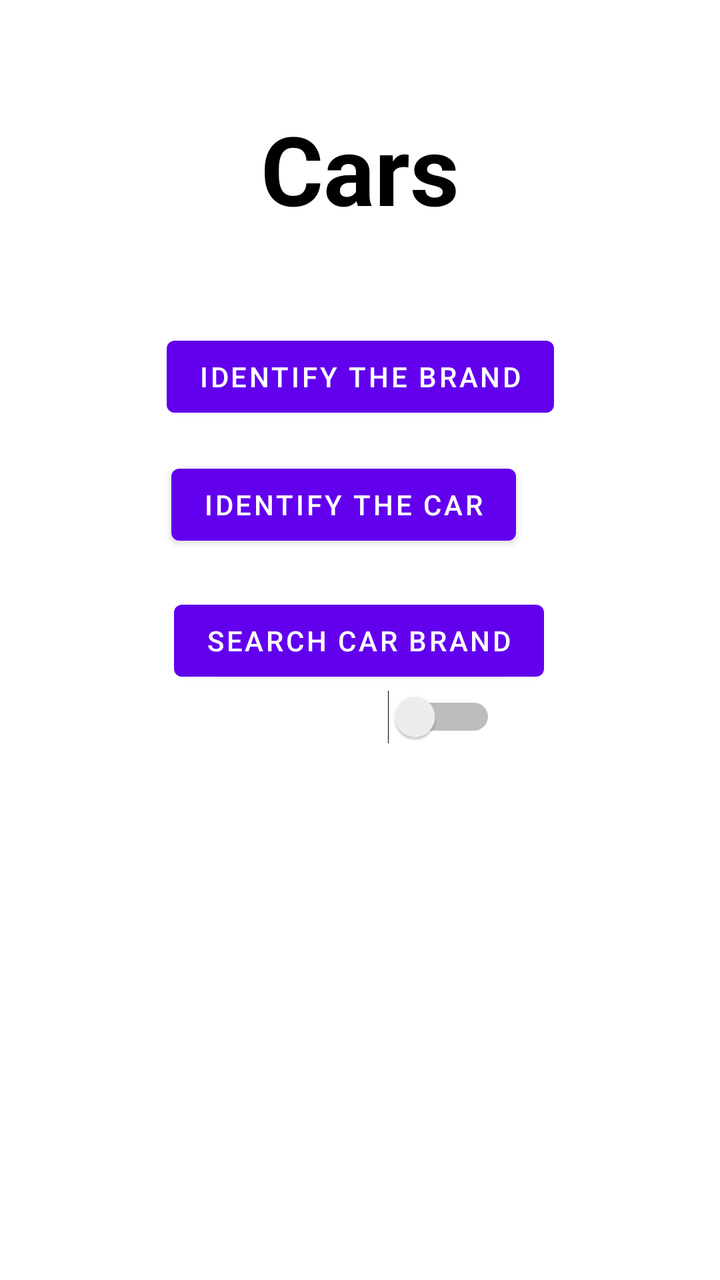
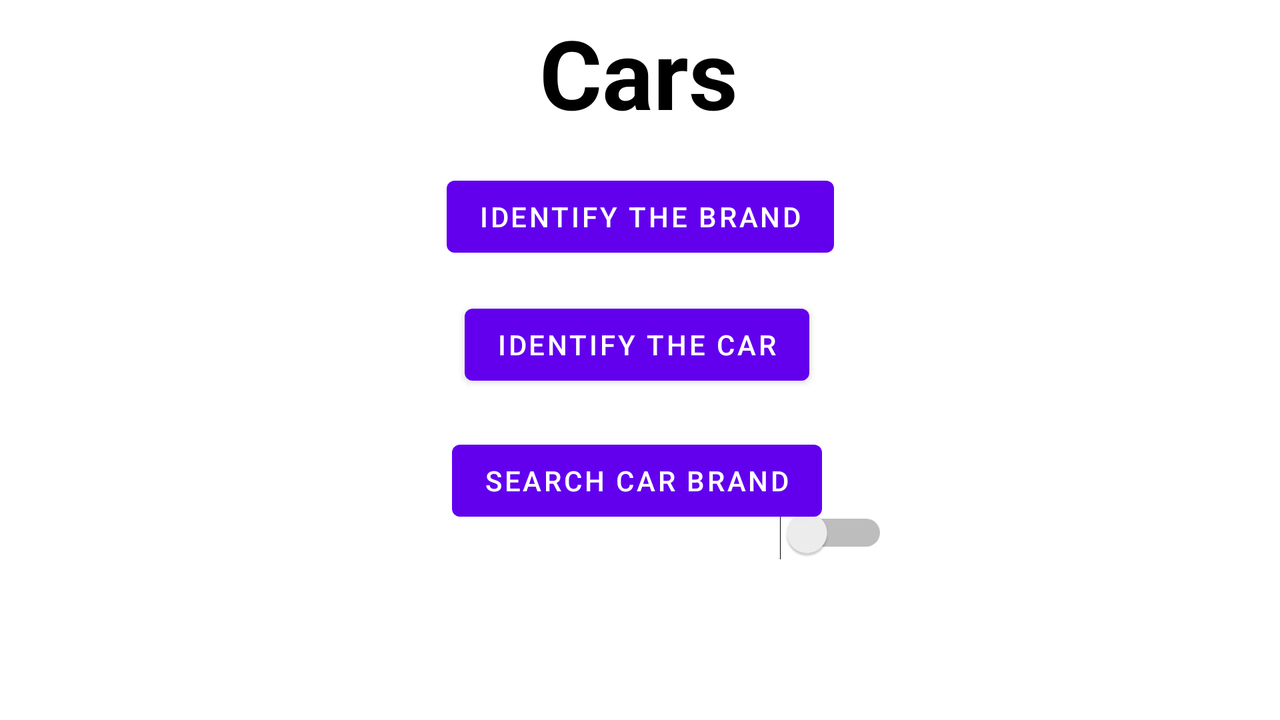

The same Android screen from two of the app's own layout files: first res/layout/ as a phone draws it, then the repository's variant for another configuration, drawn on a device whose configuration selects that folder. Both files follow.
<!-- AndroidManifest.xml: application theme Theme.Assignment1Take2 -->
<!-- res/layout/activity_main.xml -->
<?xml version="1.0" encoding="utf-8"?>
<androidx.constraintlayout.widget.ConstraintLayout xmlns:android="http://schemas.android.com/apk/res/android"
    xmlns:app="http://schemas.android.com/apk/res-auto"
    xmlns:tools="http://schemas.android.com/tools"
    android:layout_width="match_parent"
    android:layout_height="match_parent"
    tools:context=".MainActivity">

    <TextView
        android:id="@+id/txtCarsHeading"
        android:layout_width="wrap_content"
        android:layout_height="wrap_content"
        android:layout_marginTop="52dp"
        android:text="Cars"
        android:textColor="#000000"
        android:textSize="48sp"
        android:textStyle="bold"
        app:layout_constraintEnd_toEndOf="parent"
        app:layout_constraintStart_toStartOf="parent"
        app:layout_constraintTop_toTopOf="parent" />

    <Button
        android:id="@+id/btnIdentifyBrand"
        android:layout_width="wrap_content"
        android:layout_height="wrap_content"
        android:layout_marginTop="48dp"
        android:onClick="goIdentifyBrand"
        android:text="Identify the Brand"
        app:layout_constraintEnd_toEndOf="parent"
        app:layout_constraintStart_toStartOf="parent"
        app:layout_constraintTop_toBottomOf="@+id/txtCarsHeading" />

    <Button
        android:id="@+id/btnIdentifyCar"
        android:layout_width="wrap_content"
        android:layout_height="wrap_content"
        android:layout_marginTop="16dp"
        android:onClick="goIdentifyCar"
        android:text="Identify the Car"
        app:layout_constraintEnd_toEndOf="parent"
        app:layout_constraintHorizontal_bias="0.456"
        app:layout_constraintStart_toStartOf="parent"
        app:layout_constraintTop_toBottomOf="@+id/btnIdentifyBrand" />

    <Button
        android:id="@+id/btnSearchBrand"
        android:layout_width="wrap_content"
        android:layout_height="wrap_content"
        android:layout_marginTop="20dp"
        android:onClick="goSearchBrands"
        android:text="Search Car Brand"
        app:layout_constraintEnd_toEndOf="parent"
        app:layout_constraintHorizontal_bias="0.497"
        app:layout_constraintStart_toStartOf="parent"
        app:layout_constraintTop_toBottomOf="@+id/btnIdentifyCar" />

    <Switch
        android:id="@+id/toggleSwitch"
        android:layout_width="wrap_content"
        android:layout_height="wrap_content"
        android:layout_marginEnd="112dp"
        android:layout_marginRight="112dp"
        android:layout_marginBottom="268dp"
        app:layout_constraintBottom_toBottomOf="parent"
        app:layout_constraintEnd_toEndOf="parent" />

    <TextView
        android:id="@+id/txtCounter2"
        android:layout_width="wrap_content"
        android:layout_height="wrap_content"
        android:layout_marginBottom="152dp"
        app:layout_constraintBottom_toBottomOf="parent"
        app:layout_constraintEnd_toEndOf="parent"
        app:layout_constraintHorizontal_bias="0.498"
        app:layout_constraintStart_toStartOf="parent" />

</androidx.constraintlayout.widget.ConstraintLayout>
<!-- resources referenced by this layout -->
<resources>
  <style name="Theme.Assignment1Take2" parent="Theme.MaterialComponents.DayNight.NoActionBar">
          
          <item name="colorPrimary">@color/purple_500</item>
          <item name="colorPrimaryVariant">@color/purple_700</item>
          <item name="colorOnPrimary">@color/white</item>
          
          <item name="colorSecondary">@color/teal_200</item>
          <item name="colorSecondaryVariant">@color/teal_700</item>
          <item name="colorOnSecondary">@color/black</item>
          
          <item name="android:statusBarColor" tools:targetApi="l">?attr/colorPrimaryVariant</item>
          
      </style>
</resources>
<!-- res/layout-land/activity_main.xml (the repository's variant of the layout above) -->
<!-- drawn on the phone turned sideways -->
<?xml version="1.0" encoding="utf-8"?>
<androidx.constraintlayout.widget.ConstraintLayout xmlns:android="http://schemas.android.com/apk/res/android"
    xmlns:app="http://schemas.android.com/apk/res-auto"
    xmlns:tools="http://schemas.android.com/tools"
    android:layout_width="match_parent"
    android:layout_height="match_parent"
    tools:context=".MainActivity">

    <Switch
        android:id="@+id/toggleSwitch"
        android:layout_width="wrap_content"
        android:layout_height="wrap_content"
        android:layout_marginEnd="196dp"
        android:layout_marginRight="196dp"
        android:layout_marginBottom="80dp"
        app:layout_constraintBottom_toBottomOf="parent"
        app:layout_constraintEnd_toEndOf="parent" />

    <TextView
        android:id="@+id/txtCarsHeading"
        android:layout_width="wrap_content"
        android:layout_height="wrap_content"
        android:layout_marginTop="4dp"
        android:text="Cars"
        android:textColor="#000000"
        android:textSize="48sp"
        android:textStyle="bold"
        app:layout_constraintEnd_toEndOf="parent"
        app:layout_constraintHorizontal_bias="0.499"
        app:layout_constraintStart_toStartOf="parent"
        app:layout_constraintTop_toTopOf="parent" />

    <Button
        android:id="@+id/btnIdentifyBrand"
        android:layout_width="wrap_content"
        android:layout_height="wrap_content"
        android:layout_marginTop="16dp"
        android:onClick="goIdentifyBrand"
        android:text="Identify the Brand"
        app:layout_constraintEnd_toEndOf="parent"
        app:layout_constraintStart_toStartOf="parent"
        app:layout_constraintTop_toBottomOf="@+id/txtCarsHeading" />

    <Button
        android:id="@+id/btnIdentifyCar"
        android:layout_width="wrap_content"
        android:layout_height="wrap_content"
        android:layout_marginTop="16dp"
        android:onClick="goIdentifyCar"
        android:text="Identify the Car"
        app:layout_constraintEnd_toEndOf="parent"
        app:layout_constraintHorizontal_bias="0.497"
        app:layout_constraintStart_toStartOf="parent"
        app:layout_constraintTop_toBottomOf="@+id/btnIdentifyBrand" />

    <Button
        android:id="@+id/btnSearchBrand"
        android:layout_width="wrap_content"
        android:layout_height="wrap_content"
        android:layout_marginTop="20dp"
        android:onClick="goSearchBrands"
        android:text="Search Car Brand"
        app:layout_constraintEnd_toEndOf="parent"
        app:layout_constraintHorizontal_bias="0.497"
        app:layout_constraintStart_toStartOf="parent"
        app:layout_constraintTop_toBottomOf="@+id/btnIdentifyCar" />

</androidx.constraintlayout.widget.ConstraintLayout>
